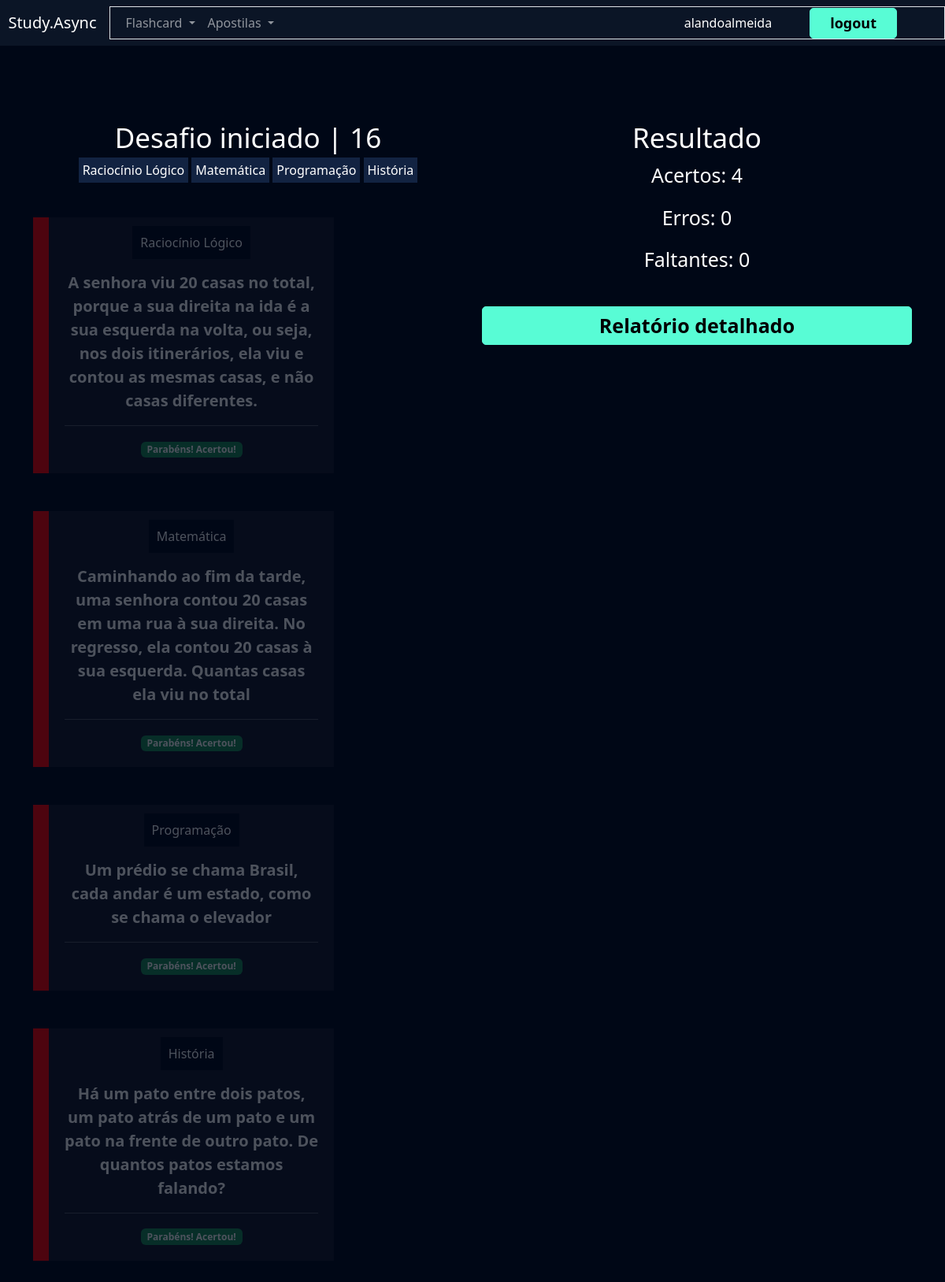
The page /flashcard/challenges/16 (signed in) on the database its author committed.
### flashcard/models.py (models this page shows, shortened)
class Challenge(models.Model):
    user = models.ForeignKey(User, on_delete=models.DO_NOTHING)
    title = models.CharField(max_length=100)
    category = models.ManyToManyField(Category)
    quantity_questions = models.IntegerField()
    difficulty = models.CharField(
        max_length=1, choices=Flashcard.DIFFICULTY_CHOICES)
    flashcards = models.ManyToManyField(FlashcardChallenge)

class FlashcardChallenge(models.Model):
    flashcard = models.ForeignKey(Flashcard, on_delete=models.DO_NOTHING)
    answered = models.BooleanField(default=False)
    got_it_right = models.BooleanField(default=False)

class Flashcard(models.Model):
    DIFFICULTY_CHOICES = (("D", "Difícil"), ("M", "Médio"), ("F", "Fácil"))
    user = models.ForeignKey(User, on_delete=models.DO_NOTHING)
    question = models.CharField(max_length=300)
    result = models.TextField()
    category = models.ForeignKey(Category, on_delete=models.DO_NOTHING)
    difficulty = models.CharField(max_length=1, choices=DIFFICULTY_CHOICES)
    @property
    def css_difficulty(self):
        if self.difficulty == "F":
            return "flashcard-facil"
        elif self.difficulty == "M":
            return "flashcard-medio"
        elif self.difficulty == "D":
            return "flashcard-dificil"

class Category(models.Model):
    name = models.CharField(max_length=20)
    def __str__(self):
        return self.name

### flashcard/views.py (the view)
# urls.py: path("challenges/<int:id>", views.challenges, name="challenges"),
def challenges(request, id):
    challenge = Challenge.objects.get(id=id)
    if not challenge.user == request.user:
        return HttpResponseForbidden()
    if request.method == "GET":
        hits = (
            challenge.flashcards.filter(answered=True)
            .filter(got_it_right=True).count()
        )
        wrong = (
            challenge.flashcards.filter(answered=True)
            .filter(got_it_right=False)
            .count()
        )
        need_to_respond = (
            challenge.flashcards.filter(answered=False)
            .filter(got_it_right=False)
            .count()
        )
        return render(
            request,
            "challenge.html",
            {
                "challenge": challenge,
                "hits": hits,
                "wrong": wrong,
                "need_to_respond": need_to_respond,
            },
        )

### flashcard/templates/challenge.html (shortened to what this page needs)
{% extends 'base.html' %} {% load static %} {% block 'cabecalho' %}
<link href="{% static 'users/css/register.css' %}" rel="stylesheet" />
<link href="{% static 'flashcard/css/new_flashcard.css' %}" rel="stylesheet" />
<link
  href="{% static 'flashcard/css/start_challenges.css' %}"
  rel="stylesheet"
/>
<link href="{% static 'flashcard/css/challenges.css' %}" rel="stylesheet" />
<link
  rel="stylesheet"
  href="https://unpkg.com/boxicons@2.1.4/css/boxicons.min.css"
/>
{% endblock 'cabecalho' %} {% block 'conteudo' %}
{% include "partials/header.html" %}
<div class="container ctx">
  <br />
  <br />
  <br />
  <br />
  <div class="row">
    <div class="col-md">
      <h3 class="fonte-secundaria">Desafio iniciado | {{challenge.id}}</h3>
      {% for flash in challenge.flashcards.all %}
      <span class="badge-categoria">{{flash.flashcard.category}}</span>
      {% endfor %}
      <br />
      <br />
      <br />
      {% for flash in challenge.flashcards.all %}
      <div class="box-new-flashcard {% if flash.answered %}op2{% endif %}">
        <div class="flashcard {{flash.flashcard.css_difficulty}}">
          <div class="flashcard-categoria">{{flash.flashcard.category}}</div>
          <br />
          <br />
          <div class="flashcard-box-item" onclick="flip_card({{flash.id}})">
            <p class="flashcard-item">{{flash.flashcard.question}}</p>
          </div>
          {% if not flash.answered %}
          <div class="responder">
            <a
              href="{% url 'challenge_send_answer' flash.id %}?challenge_answer=0&challenge_id={{challenge.id}}"
              ><i class="bx bxs-x-square icone-vermelho"></i
            ></a>
            <a
              href="{% url 'challenge_send_answer' flash.id %}?challenge_answer=1&challenge_id={{challenge.id}}"
              ><i class="bx bxs-check-square icone-verde"></i
            ></a>
          </div>
          {% else %} {% if flash.got_it_right %}
          <hr />
          <span class="badge bg-success">Parabéns! Acertou!</span>
          {% else %}
          <hr />
          <span class="badge bg-danger">Puxa! Errou!</span>
          {% endif%} {% endif %}
        </div>
      </div>
      <br />
      <br />
      {% endfor %}
    </div>
    <div class="col-md">
      <h3 class="fonte-secundaria">Resultado</h3>
      <p class="fonte-p">Acertos: {{hits}}</p>
      <p class="fonte-p">Erros: {{wrong}}</p>
      <p class="fonte-p">Faltantes: {{need_to_respond}}</p>
      <br />
      <a class="btn-cadastro btn-desafio" href="{% url 'report' challenge.id %}">Relatório detalhado</a>
    </div>
  </div>
</div>
{% endblock 'conteudo' %}

### templates/partials/header.html (shortened to what this page needs)
{% load static %} {% block 'cabecalho' %}
<link href="{% static 'users/css/register.css' %}" rel="stylesheet" />
<link href="{% static 'flashcard/css/new_flashcard.css' %}" rel="stylesheet" />
<link
  href="{% static 'flashcard/css/start_challenges.css' %}"
  rel="stylesheet"
/>
<link href="{% static 'flashcard/css/challenges.css' %}" rel="stylesheet" />
<link href="{% static 'books/css/create_books.css' %}" rel="stylesheet" />
<link
  href="https://unpkg.com/boxicons@2.1.4/css/boxicons.min.css"
  rel="stylesheet"
/>
{% endblock 'cabecalho' %}
<nav
  style="background-color: var(--main-color)"
  class="navbar navbar-expand-lg navbar-dark"
>
  <a class="navbar-brand" href="#">&nbsp&nbspStudy.Async</a>
  <div class="container-fluid nav-fill border" id="navbarNav">
    <ul class="navbar-nav">
      <li class="nav-item dropdown">
        <a
          class="nav-link dropdown-toggle"
          href="#"
          id="navbarDropdown"
          role="button"
          data-bs-toggle="dropdown"
          aria-expanded="false"
        >
          Flashcard
        </a>
      </li>
      <li class="nav-item dropdown">
        <a
          class="nav-link dropdown-toggle"
          href="#"
          id="navbarDropdown"
          role="button"
          data-bs-toggle="dropdown"
          aria-expanded="false"
        >
          Apostilas
        </a>
      </li>
    </ul>
    <div class="d-flex justify-content-center align-items-center me-5">
      {% if user.is_authenticated %}
      <div class="me-5">
        <span>{{user}}</span>
      </div>
      <div>
        <form action="{% url 'logout' %}" method="post">
          <input type="submit" class="btn-cadastro" value="logout" />
        </form>
        {% endif %}
      </div>
    </div>
  </div>
</nav>

### templates/static/geral/css/base.css (style rules this page uses)
:root { --main-color: #0b1526; --dark-color: #000716; --secondary-dark-color: rgb(15, 2, 26); --light-color: #00c1f3; --contrast-color: #f4c96b; --differential-color: #58fcd5; }
body { background-color: var(--dark-color) !important; color: white !important; }

### templates/static/users/css/register.css (style rules this page uses)
* { margin: 0; padding: 0; }
.btn-cadastro { padding: 5px; border-radius: 5px; background-color: #58fcd5; border: none; border: 1px solid #58fcd5; font-size: 18px; font-weight: bold; padding-left: 25px; padding-right: 25px; }

### templates/static/flashcard/css/new_flashcard.css (style rules this page uses)
.box-new-flashcard { width: 70%; margin: auto; }
.flashcard { background-color: rgba(255, 255, 255, .08); padding: 20px; }
.flashcard-box-item { text-align: center; }
.flashcard p { font-size: 20px; font-weight: bold; cursor: pointer; }
.flashcard-dificil { border-left: 20px solid #FE0000; }
.flashcard-categoria { background-color: var(--dark-color); display: inline; padding: 10px; }

### templates/static/flashcard/css/start_challenges.css (style rules this page uses)
.fonte-secundaria { font-size: 35px; }
.ctx { text-align: center; }

### templates/static/flashcard/css/challenges.css (style rules this page uses)
.badge-categoria { padding: 5px; background-color: #122342; }
.box-new-flashcard { margin: 0; }
.op2 { opacity: .3; }
.fonte-p { font-size: 25px; }
.btn-desafio { width: 100% !important; color: black; text-decoration: none; display: block; text-align: center; font-size: 25px; }

### rows shown on the page
Challenge: id "16"
FlashcardChallenge: flashcard.category "Raciocínio Lógico", flashcard.question "A senhora viu 20 casas no total, porque a sua direita na ida é a sua esquerda na volta, ou seja, nos dois itinerários, ela viu e contou as mesmas casas, e não casas diferentes.", answered True (drawn)
FlashcardChallenge: flashcard.category "Matemática", flashcard.question "Caminhando ao fim da tarde, uma senhora contou 20 casas em uma rua à sua direita. No regresso, ela contou 20 casas à sua esquerda. Quantas casas ela viu no total", answered True (drawn)
FlashcardChallenge: flashcard.category "Programação", flashcard.question "Um prédio se chama Brasil, cada andar é um estado, como se chama o elevador", answered True (drawn)
FlashcardChallenge: flashcard.category "História", flashcard.question "Há um pato entre dois patos, um pato atrás de um pato e um pato na frente de outro pato. De quantos patos estamos falando?", answered True (drawn)

### other values the page prints
{{ user }} "alandoalmeida"
{{ hits }} "4"
{{ wrong }} "0"
{{ need_to_respond }} "0"
